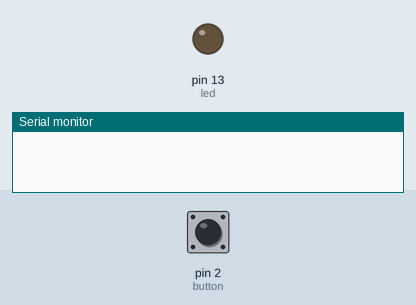
A sketch run on a simulated Arduino Uno, built with avr-gcc and run on an emulated ATmega328P. Parts: output pins drawn as LEDs (lit = HIGH), the last lines printed to the serial monitor. The test bench sets the inputs (shaded band); at power-on: pin 2 (button) LOW.

Above: at 1.2 s.
1.3 s: pin 2 (button) pulled HIGH for 3.2 s
At 2.7 s:
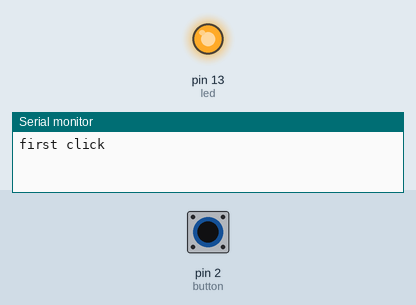
6.0 s: pin 2 (button) pulled HIGH for 1 s
At 7.5 s:
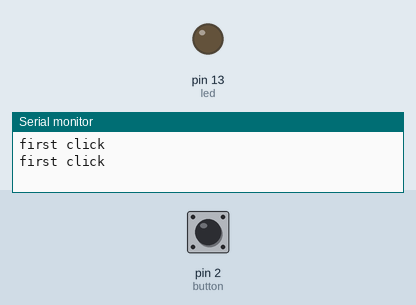
Timing chart, 0 to 9.0 s (numbered marks = the images above; inputs shaded):
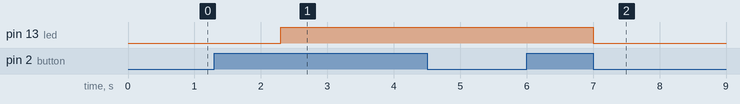

Measured:
- after the input at 1.3 s, pin 13 (led): LOW → HIGH after 1.0 s
- after the input at 6.0 s, pin 13 (led): HIGH → LOW after 1.0 s

The sketch:

millis_try.ino
```cpp
unsigned long myTime;
bool on = false, f1 = false;


int led = 13;
int val;
const int button = 2;

void setup() {
Serial.begin(9600);
pinMode(button, INPUT);
pinMode(led, OUTPUT);
}

void loop() {

if(digitalRead(button) == HIGH){
  myTime = millis();
  Serial.println("first click");
while(digitalRead(button) == HIGH){
  if(((millis() - myTime) >= 1000)&&(f1 == false)){
    if(on == false){
      digitalWrite(led, HIGH);
      on = true;
    }
    else{
      digitalWrite(led,LOW);
      on = false;
    }
    f1 = true;
  }
  if(digitalRead(button) == LOW)
    break;
}
f1 = false;
}
}
```
